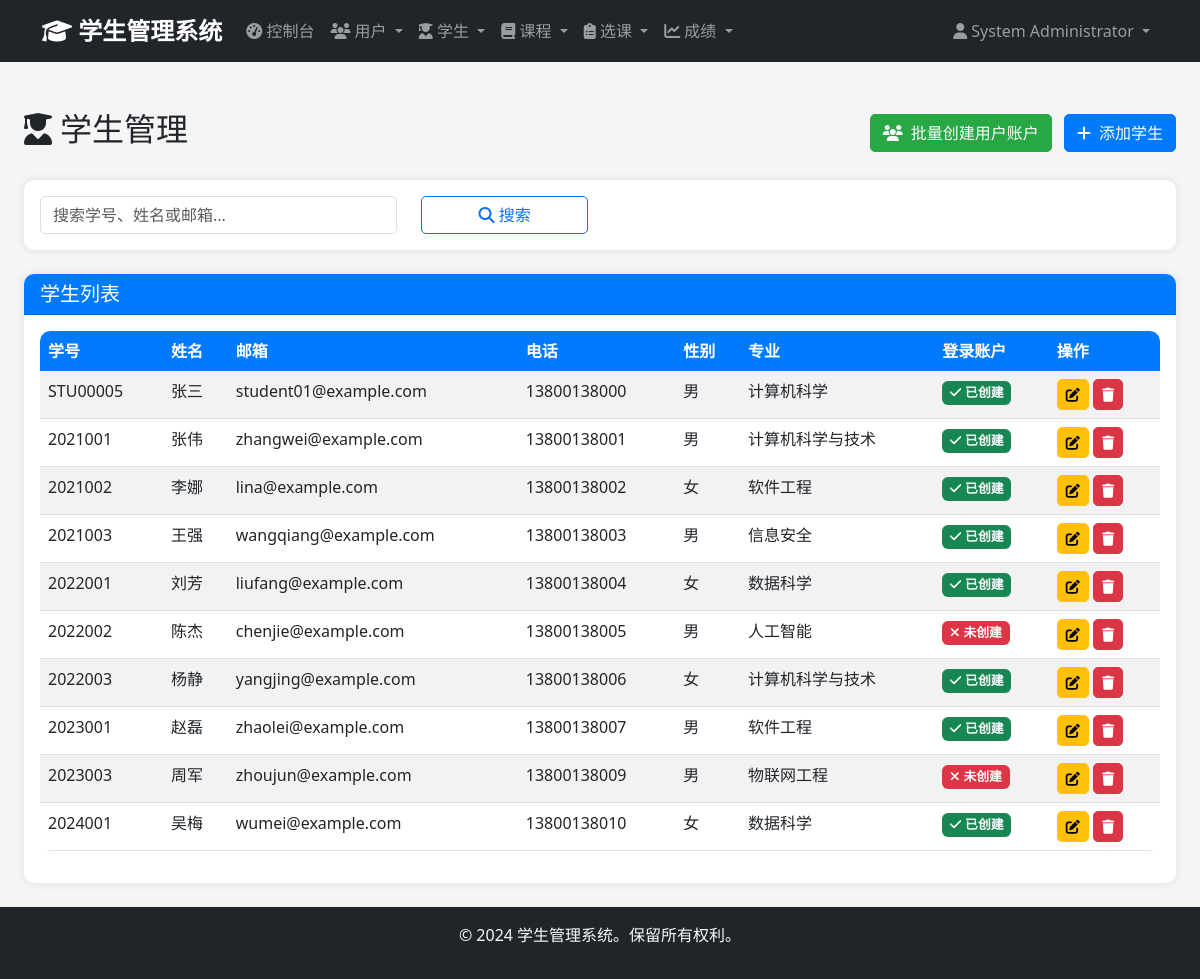
Page /admin/students (signed in) on the earlier database version.
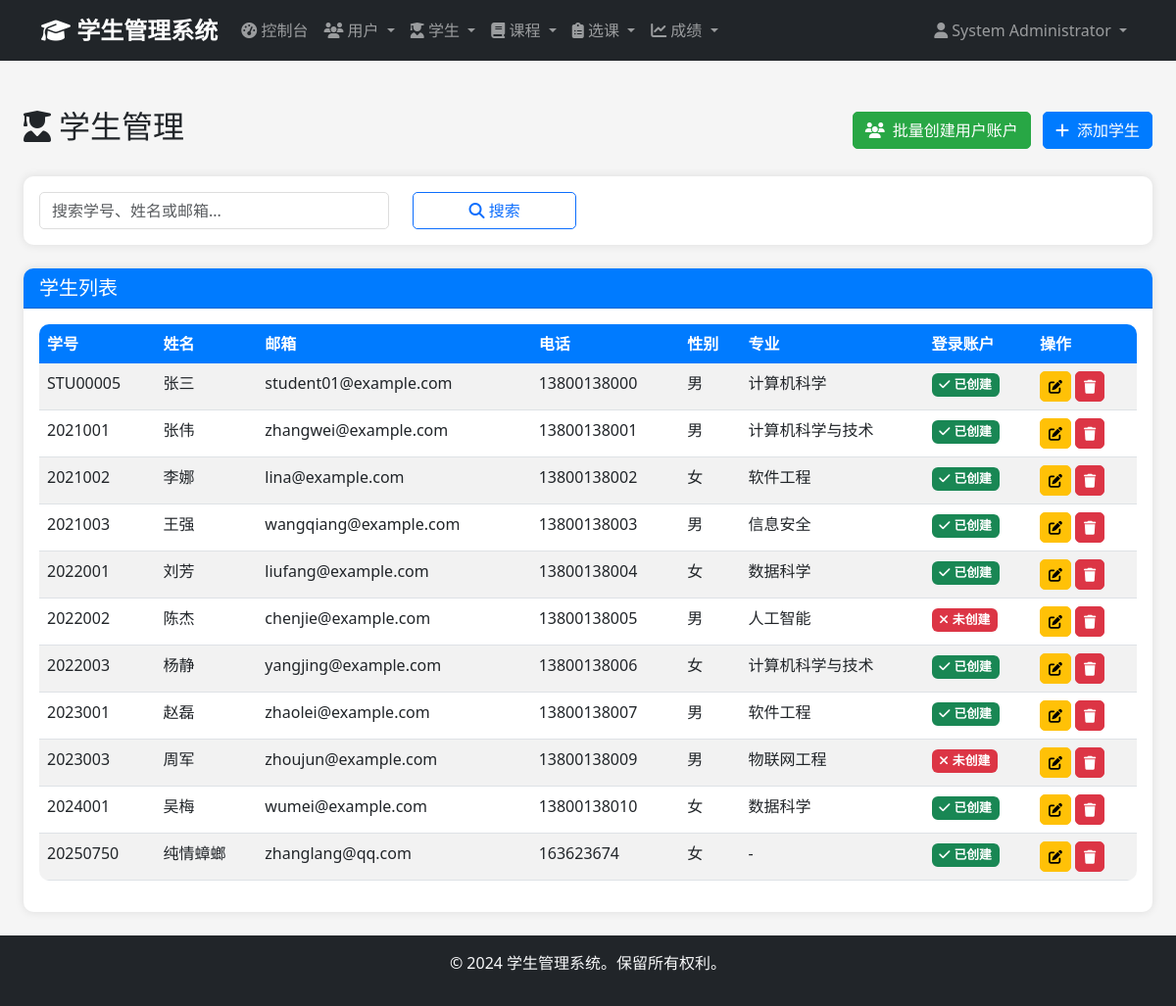
Same page on the later database version.
### app/models/user.py (models this page shows, shortened)
class User(UserMixin, db.Model):
    __tablename__ = 'users'
    id = db.Column(db.Integer, primary_key=True)
    username = db.Column(db.String(50), unique=True, nullable=False)
    email = db.Column(db.String(100), unique=True, nullable=False)
    password_hash = db.Column(db.String(255), nullable=False)
    full_name = db.Column(db.String(100), nullable=False)
    phone = db.Column(db.String(20))
    role = db.Column(db.Enum('admin', 'student', name='user_role'), nullable=False, default='student')
    is_active = db.Column(db.Boolean, default=True)
    created_at = db.Column(db.DateTime, default=datetime.utcnow)
    updated_at = db.Column(db.DateTime, default=datetime.utcnow, onupdate=datetime.utcnow)
    administrator = db.relationship('Administrator', backref='user', uselist=False, cascade='all, delete-orphan')
    def is_admin(self):
        return self.role == 'admin'

### app/models/student.py (models this page shows, shortened)
class Student(db.Model):
    __tablename__ = 'students'
    id = db.Column(db.Integer, primary_key=True)
    student_id = db.Column(db.String(20), unique=True, nullable=False)
    first_name = db.Column(db.String(50), nullable=False)
    last_name = db.Column(db.String(50), nullable=False)
    birth_date = db.Column(db.Date)
    gender = db.Column(db.Enum('Male', 'Female', 'Other', name='gender'))
    email = db.Column(db.String(100), unique=True, nullable=False)
    phone = db.Column(db.String(20))
    address = db.Column(db.Text)
    major = db.Column(db.String(100))
    enrollment_year = db.Column(db.Integer)
    created_at = db.Column(db.DateTime, default=datetime.utcnow)
    updated_at = db.Column(db.DateTime, default=datetime.utcnow, onupdate=datetime.utcnow)
    enrollments = db.relationship('Enrollment', backref='student', lazy='dynamic', cascade='all, delete-orphan')

### app/views/admin.py (the view, shortened to what this page needs)
@admin_bp.route('/students')
@login_required
@admin_required
def students():
    page = request.args.get('page', 1, type=int)
    search = request.args.get('search', '')
    query = Student.query
    students = query.paginate(
        page=page,
        per_page=20,
        error_out=False
    )
    user_emails = set(user.email for user in User.query.filter_by(role='student').all())
    return render_template('admin/students/index.html', students=students, search=search, user_emails=user_emails)

### app/views/auth.py (called while the page is built)
def admin_required(f):
    @wraps(f)
    def decorated_function(*args, **kwargs):
        if not current_user.is_authenticated or not current_user.is_admin():
            flash('访问被拒绝。需要管理员权限。', 'error')
            return redirect(url_for('auth.login'))
        return f(*args, **kwargs)
    return decorated_function

### app/templates/admin/students/index.html (shortened to what this page needs)
{% extends "base.html" %}
{% block content %}
<div class="container-fluid mt-4">
    <div class="d-flex justify-content-between align-items-center mb-4">
        <div class="d-flex align-items-center">
            <h2>
                <i class="fas fa-user-graduate me-2"></i>学生管理
            </h2>
        </div>
        <div>
            <form method="POST" action="{{ url_for('admin.create_user_accounts_for_students') }}"
                  style="display: inline;" onsubmit="return confirm('确定要为没有用户账户的学生创建账户吗？默认密码为学号。')">
                <button type="submit" class="btn btn-success me-2">
                    <i class="fas fa-users me-2"></i>批量创建用户账户
                </button>
            </form>
            <a href="{{ url_for('admin.create_student') }}" class="btn btn-primary">
                <i class="fas fa-plus me-2"></i>添加学生
            </a>
        </div>
    </div>
    <div class="card mb-4">
        <div class="card-body">
            <form method="GET" action="{{ url_for('admin.students') }}">
                <div class="row">
                    <div class="col-md-4">
                        <input type="text" class="form-control" name="search" placeholder="搜索学号、姓名或邮箱..."
                               value="{{ search }}">
                    </div>
                    <div class="col-md-2">
                        <button type="submit" class="btn btn-outline-primary w-100">
                            <i class="fas fa-search"></i> 搜索
                        </button>
                    </div>
                </div>
            </form>
        </div>
    </div>
    <div class="card">
        <div class="card-header">
            <h5 class="mb-0">学生列表</h5>
        </div>
        <div class="card-body">
            {% if students %}
            <div class="table-responsive">
                <table class="table table-striped">
                    <thead>
                        <tr>
                            <th>学号</th>
                            <th>姓名</th>
                            <th>邮箱</th>
                            <th>电话</th>
                            <th>性别</th>
                            <th>专业</th>
                            <th>登录账户</th>
                            <th>操作</th>
                        </tr>
                    </thead>
                    <tbody>
                        {% for student in students %}
                        <tr>
                            <td>{{ student.student_id }}</td>
                            <td>{{ student.first_name }}{{ student.last_name }}</td>
                            <td>{{ student.email }}</td>
                            <td>{{ student.phone or '-' }}</td>
                            <td>
                                {% if student.gender == 'Male' %}男
                                {% elif student.gender == 'Female' %}女
                                {% else %}其他{% endif %}
                            </td>
                            <td>{{ student.major or '-' }}</td>
                            <td>
                                {% if student.email in user_emails %}
                                    <span class="badge bg-success">
                                        <i class="fas fa-check me-1"></i>已创建
                                    </span>
                                {% else %}
                                    <span class="badge bg-danger">
                                        <i class="fas fa-times me-1"></i>未创建
                                    </span>
                                {% endif %}
                            </td>
                            <td>
                                <a href="{{ url_for('admin.edit_student', student_id=student.id) }}"
                                   class="btn btn-sm btn-warning" title="编辑">
                                    <i class="fas fa-edit"></i>
                                </a>
                                <button type="button" class="btn btn-sm btn-danger delete-student"
                                        data-id="{{ student.id }}" data-name="{{ student.first_name }}{{ student.last_name }}" title="删除">
                                    <i class="fas fa-trash"></i>
                                </button>
                            </td>
                        </tr>
                        {% endfor %}
                    </tbody>
                </table>
            </div>
            {% endif %}
        </div>
    </div>
</div>
{% endblock %}

### app/templates/base.html (shortened to what this page needs)
<!DOCTYPE html>
<html lang="zh-CN">
<head>
    <link href="https://cdn.jsdelivr.net/npm/bootstrap@5.3.0/dist/css/bootstrap.min.css" rel="stylesheet">
    <link href="https://cdnjs.cloudflare.com/ajax/libs/font-awesome/6.4.0/css/all.min.css" rel="stylesheet">
    <link href="{{ url_for('static', filename='css/style.css') }}" rel="stylesheet">
</head>
<body>
    {% if current_user.is_authenticated %}
    <nav class="navbar navbar-expand-lg navbar-dark bg-dark">
        <div class="container">
            <a class="navbar-brand" href="{{ url_for('main.dashboard') }}">
                <i class="fas fa-graduation-cap"></i> 学生管理系统
            </a>
            <div class="collapse navbar-collapse" id="navbarNav">
                <ul class="navbar-nav me-auto">
                    {% if current_user.is_admin() %}
                    <li class="nav-item">
                        <a class="nav-link" href="{{ url_for('admin.dashboard') }}">
                            <i class="fas fa-tachometer-alt"></i> 控制台
                        </a>
                    </li>
                    <li class="nav-item dropdown">
                        <a class="nav-link dropdown-toggle" href="#" data-bs-toggle="dropdown">
                            <i class="fas fa-users"></i> 用户
                        </a>
                    </li>
                    <li class="nav-item dropdown">
                        <a class="nav-link dropdown-toggle" href="#" data-bs-toggle="dropdown">
                            <i class="fas fa-user-graduate"></i> 学生
                        </a>
                    </li>
                    <li class="nav-item dropdown">
                        <a class="nav-link dropdown-toggle" href="#" data-bs-toggle="dropdown">
                            <i class="fas fa-book"></i> 课程
                        </a>
                    </li>
                    <li class="nav-item dropdown">
                        <a class="nav-link dropdown-toggle" href="#" data-bs-toggle="dropdown">
                            <i class="fas fa-clipboard-list"></i> 选课
                        </a>
                    </li>
                    <li class="nav-item dropdown">
                        <a class="nav-link dropdown-toggle" href="#" data-bs-toggle="dropdown">
                            <i class="fas fa-chart-line"></i> 成绩
                        </a>
                    </li>
                    {% endif %}
                </ul>
                <ul class="navbar-nav">
                    <li class="nav-item dropdown">
                        <a class="nav-link dropdown-toggle" href="#" data-bs-toggle="dropdown">
                            <i class="fas fa-user"></i> {{ current_user.full_name }}
                        </a>
                    </li>
                </ul>
            </div>
        </div>
    </nav>
    {% endif %}
    <main class="container-fluid py-4">
        {% block content %}{% endblock %}
    </main>
    <footer class="bg-dark text-light text-center py-3 mt-auto">
        <div class="container">
            <p>&copy; 2024 学生管理系统。保留所有权利。</p>
        </div>
    </footer>
</body>
</html>

### app/static/css/style.css (style rules this page uses)
:root { --primary-color: #007bff; --secondary-color: #6c757d; --success-color: #28a745; --danger-color: #dc3545; --warning-color: #ffc107; --info-color: #17a2b8; --dark-color: #343a40; --light-color: #f8f9fa; }
body { min-height: 100vh; display: flex; flex-direction: column; background-color: #f5f5f5; font-family: 'Segoe UI', Tahoma, Geneva, Verdana, sans-serif; }
main { flex: 1; }
.navbar-brand { font-weight: bold; font-size: 1.5rem; }
.navbar-nav .nav-link { transition: color 0.3s; }
.card { border: none; border-radius: 10px; box-shadow: 0 0 10px rgba(0,0,0,0.1); transition: transform 0.3s, box-shadow 0.3s; }
.card-header { background-color: var(--primary-color); color: white; border-radius: 10px 10px 0 0 !important; font-weight: 600; }
.btn { border-radius: 5px; transition: all 0.3s; }
.btn-primary { background-color: var(--primary-color); border-color: var(--primary-color); }
.btn-success { background-color: var(--success-color); border-color: var(--success-color); }
.btn-danger { background-color: var(--danger-color); border-color: var(--danger-color); }
.table { background-color: white; border-radius: 10px; overflow: hidden; }
.table thead th { background-color: var(--primary-color); color: white; border: none; }
.form-control, .form-select { border-radius: 5px; border: 1px solid #ddd; transition: border-color 0.3s, box-shadow 0.3s; }
footer { margin-top: auto; }
.badge { font-size: 0.8rem; padding: 0.4em 0.6em; }

Differences in the rows shown:
added Student: student_id "20250750", first_name "纯情", last_name "蟑螂", email "zhanglang@qq.com", phone "163623674", gender "女", major "-", shows "已创建"
